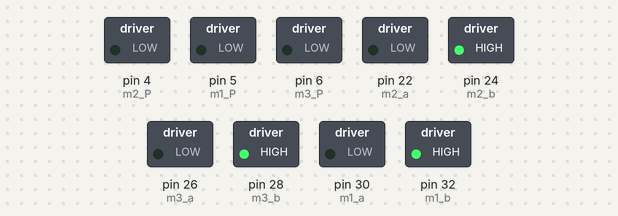
Simulated run of this sketch. Board: Arduino Mega 2560, built with avr-gcc and run on an emulated ATmega2560. Parts: switched loads named in the sketch (green lamp = pin HIGH). No radio packets arrive unless stated.

Above: at 0.1 s.
Timing chart, 0 to 1.6 s (numbered marks = the images above):
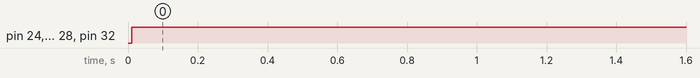

The sketch:

robot_main.ino
```cpp
#include <SPI.h>
#include <nRF24L01.h>
#include <RF24.h>
#include <time.h>

// define pins for nRF24 module and initialize
#define CE_PIN 8
#define CSN_PIN 53
#define IRQ_PIN 2

RF24 radio(CE_PIN, CSN_PIN);
const byte address[6] = "00001"; // Address of the comm pipe
volatile bool dataAvailable = false; // flag for new data received

struct RF_Packet { // RF packet to process info received
  bool power; // Indicates whether motors should be active
  bool rotate; // Indicates whether rotation should be enabled
  float driveX; // X-direction movement
  float driveY; // Y-direction movement
  float driveW;  // Rotational movement (W angular velocity)
}__attribute__((packed));
RF_Packet receivedData = {0,0,0,0,0};

//MOTOR 1 - Front Right
const int m1_a = 30;  // H-bridge dir pins A/B
const int m1_b = 32;
const int m1_P = 5;  //pwm

//MOTOR 2 - Front Left
const int m2_a = 22;  // H-bridge dir
const int m2_b = 24;
const int m2_P = 4;  //pwm

//MOTOR 3 - Back
const int m3_a = 26;  // H-bridge dir
const int m3_b = 28;
const int m3_P = 6;  //pwm


void setup() {
  Serial.begin(9600);

  pinMode(IRQ_PIN, INPUT_PULLUP); // setting IRQ pin for nRF24

  // initializing radio
  radio.begin();
  radio.openReadingPipe(0, address);
  radio.setPALevel(RF24_PA_HIGH);  // set power level for expected broadcast range
  radio.setChannel(100); // set RF channel to avoid common WiFi channels (0-99)
  radio.maskIRQ(1, 1, 0); // only interrupt on 'data ready' event
  radio.startListening(); // Set module as a receiver

  // MOTOR 1
  pinMode(m1_a, OUTPUT);
  pinMode(m1_b, OUTPUT);
  pinMode(m1_P, OUTPUT);
  digitalWrite(m1_a, HIGH);
  digitalWrite(m1_b, LOW);

  // MOTOR 2
  pinMode(m2_a, OUTPUT);
  pinMode(m2_b, OUTPUT);
  pinMode(m2_P, OUTPUT);
  digitalWrite(m2_a, HIGH);
  digitalWrite(m2_b, LOW);

  // MOTOR 3
  pinMode(m3_a, OUTPUT);
  pinMode(m3_b, OUTPUT);
  pinMode(m3_P, OUTPUT);
  digitalWrite(m3_a, HIGH);
  digitalWrite(m3_b, LOW);
}

// defining global omni movement calcs
// inverse matrix to convert desired drive vector into force
float inverse_force[3][3] = {
  { -0.33, 0.58, 0.33 },
  { -0.33, -0.58, 0.33 },
  { 0.66, 0.0, 0.33 }
};
float drive_vector[3]; // stores drive commands received
float force_vector[3]; // stores calculated force needed to achieve desired drive
int dir_vector[3]; // stores dir(force) for each motor
float motor_power[3]; // stores abs(force) for each motor

float scale_factor = 2.0;  // scale motor output

// sets motor power and direction for each motor
void set_movement(float motor_power[3], int motor_dir[3]) {
  // consolidate pins for motors
  const int pwm_pins[3] = {m1_P, m2_P, m3_P};
  const int dir_pins[3][2] = {{m1_a,m1_b},{m2_a,m2_b},{m3_a,m3_b}};

  for (int i = 0; i < 3; i++) {
    if (motor_dir[i] == 1) { // set DIR outputs
      digitalWrite(dir_pins[i][0], HIGH);
      digitalWrite(dir_pins[i][1], LOW);
    } else {
      digitalWrite(dir_pins[i][0], LOW);
      digitalWrite(dir_pins[i][1], HIGH);
    }
    analogWrite(pwm_pins[i], (int)motor_power[i]); // set PWM value outputs
  }
}

void loop() {
  if (radio.available()) { // read in data when available
    radio.read(&receivedData, sizeof(receivedData));

    if (receivedData.power){ // read in drive vector values if power is on
      drive_vector[0] = receivedData.driveX;
      drive_vector[1] = receivedData.driveY;
      drive_vector[2] = receivedData.driveW;
    }
    else{ // else drive vector is zero'd out
      drive_vector[0] = 0;
      drive_vector[1] = 0;
      drive_vector[2] = 0;
    }

    if (!receivedData.rotate){ // if not rotating, zero rotation and scale up drive
      drive_vector[2] = 0;
      scale_factor = 2.0;
    }
    else{ // if rotating, scale down drive X,Y before conversion
      scale_factor = 2.0;
      drive_vector[0] *= 0.5;
      drive_vector[1] *= 0.5;
    }
    dataAvailable = false;
  }

  // Calculate Force Vectors
  for (int i = 0; i < 3; i++) {
    force_vector[i] = 0;  // Initialize result to zero
    for (int j = 0; j < 3; j++) {
      // Calculate force from matrix multiplicatoin
      force_vector[i] += inverse_force[i][j] * drive_vector[j];
    }
    if (force_vector[i] > 0) {
      dir_vector[i] = 1;
    } else {
      dir_vector[i] = -1;
    }
    force_vector[i] = abs(force_vector[i]);
  }

  // Convert to Motor PWM Output
  for (int i = 0; i < 3; i++) {
    // Normalize force_vector[i] to 0–255
    motor_power[i] = ((force_vector[i] - 0) * (255.0 - 0.0) / (1 - 0) + 0) * scale_factor;
    // Constrain the result to ensure no overflow
    motor_power[i] = constrain(motor_power[i], 0, 255);
  }

  set_movement(motor_power, dir_vector); // Set Motors
  // delay(10); // optional delay for debugging
}
```

Measured:
- by itself, pin 24 (m2_b), pin 28 (m3_b), pin 32 (m1_b): LOW → HIGH at 0.01 s
